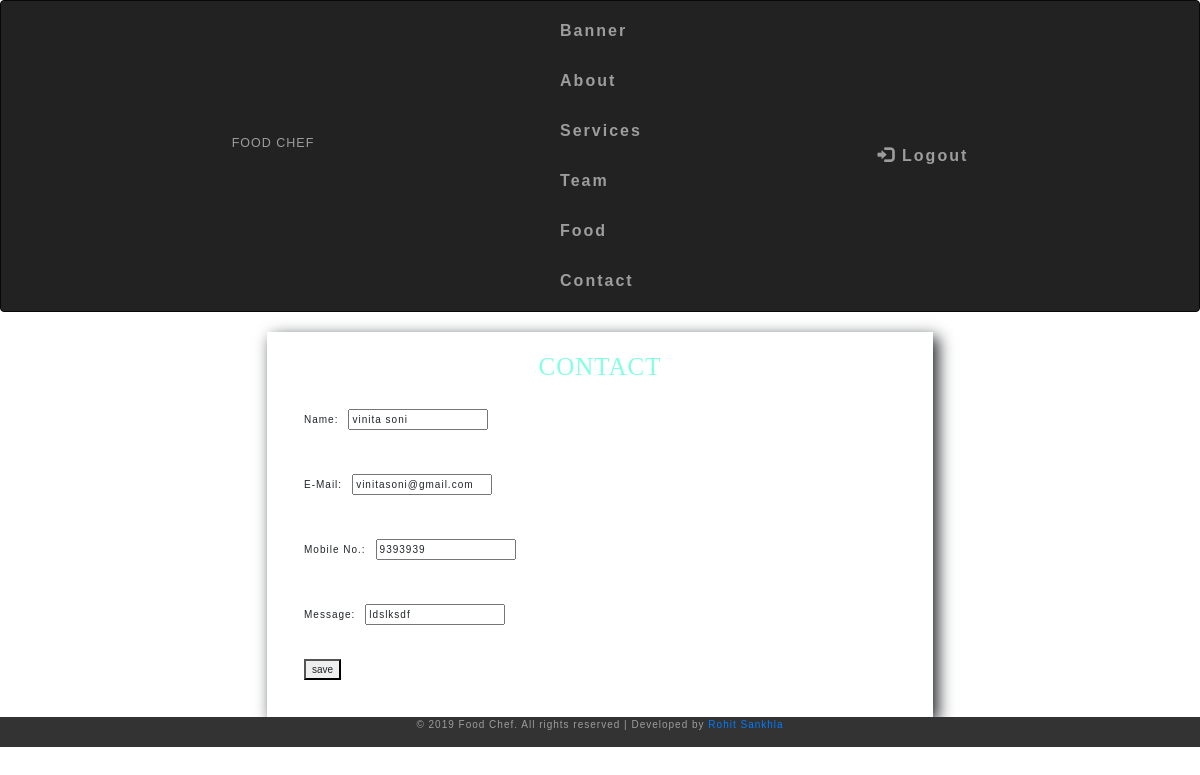
/admin/contact/create/6 (signed in), run on the app's committed database.
### tables this page shows
CREATE TABLE `contact` (
  `id` int(7) NOT NULL,
  `name` varchar(50) NOT NULL,
  `email` varchar(100) NOT NULL,
  `mobileno` varchar(100) NOT NULL,
  `msg` text NOT NULL
);

### admin/libs/Db.php (called while the page is built, shortened)
<?php
class Db{
	function __construct(){
		$this->con=mysqli_connect(HOSTNAME,USERNAME,PASSWORD,DB);
	}
	function fetchOne($table,$id,$cols='*'){
		return mysqli_fetch_assoc(mysqli_query($this->con,"select $cols from $table where id=$id"));
	}
}
 ?>

### admin/modules/contact/create.php (the view, shortened to what this page needs)
<?php
if($id){
	extract($dbobj->fetchOne('contact',$id));
}
?>
<link rel="stylesheet" type="text/css" href="public/css/bootstrap.min.css">
<link rel="stylesheet" type="text/css" href="public/css/style.css">
    <link href="public/css/font-awesome.min.css" rel="stylesheet">
<form method="post" action="" >
	<h1>CONTACT</h1>
	<div class="main">
		<div class="one">
			Name:<input type="text" name="name" value="<?php echo (isset($name))?$name:'';?>"><br/>
		</div>
		<div class="one">
			E-Mail:<input type="text" name="email" value="<?php echo (isset($email))?$email:'';?>"><br/>
		</div>
		<div class="one">
			Mobile No.:<input type="text" name="mobileno" value="<?php echo (isset($mobileno))?$mobileno:'';?>"><br/>
		</div>
		<div class="one">
			Message:<input type="text" name="msg" value="<?php echo (isset($msg))?$msg:'';?>"><br/>
		</div>
		<div class="one">
			<button type="submit">save</button>
	 	</div>
 	</div>
</form>

### admin/public/css/style.css (style rules this page uses)
html { scroll-behavior: smooth; }
html, body { padding: 0; margin: 0; background: #fff; letter-spacing: 1px; font-family: 'Mada', sans-serif; }
button,.btn { cursor:pointer !important; }
select, input[type="email"], input[type="text"], input[type=password], input[type="button"], input[type="submit"], textarea { font-family: 'Mada', sans-serif; transition: 0.5s all; -webkit-transition: 0.5s all; -moz-transition: 0.5s all; -o-transition: 0.5s all; -ms-transition: 0.5s all; letter-spacing: 1px; }
h1, h2, h3, h4, h5, h6 { margin: 0; padding: 0; letter-spacing: 1px; font-family: 'Poiret One', cursive; }

### admin/modules/contact/create.php (style rules this page uses)
form { padding: 20px; background-color:#fff; width: 60%; margin: 0 auto; box-shadow: 5px 5px 15px; }
form h1 { text-align: center; color: #83FFE3; margin: 0; }
div.main { padding: 5px; }
form div.one { padding: 12px; margin: 0 auto; width: 100%; }
form div.one button { margin: 0 auto; }
div.one input { margin: 10px; }

### data on the page
contact: name "vinita soni", email "vinitasoni@gmail.com", mobileno "9393939", msg "ldslksdf"
